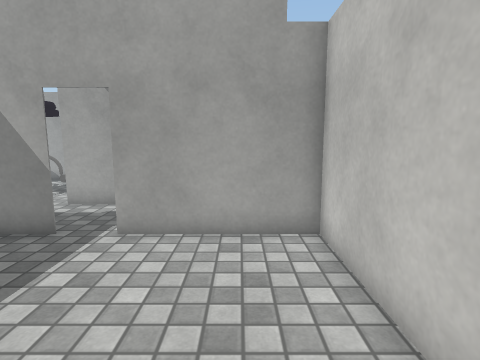
view 1 (above)

21 first-person views from a walk through a 3-D level made in the Unity game engine. The camera is 1.3 m above the floor, tilts 8° down and sees 80° across. The floor is counted in squares, 0.53 m on a side. Each view is taken from the middle of a square. On the plan, view 1 faces up. The plan holds only what a view shows up to about 19 squares ahead; the rest is blank. The place goes on beyond the plan. The player is left out. Some surface patterns are stand-ins.

view 2
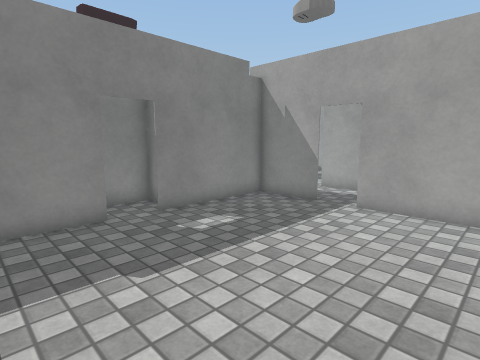

view 3
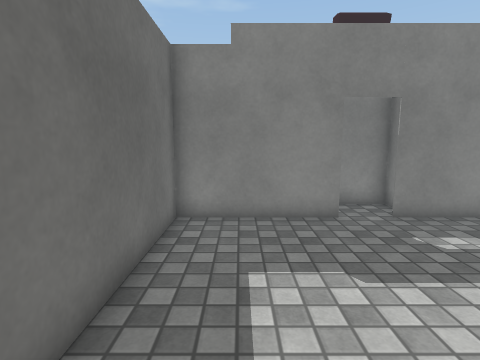

view 4
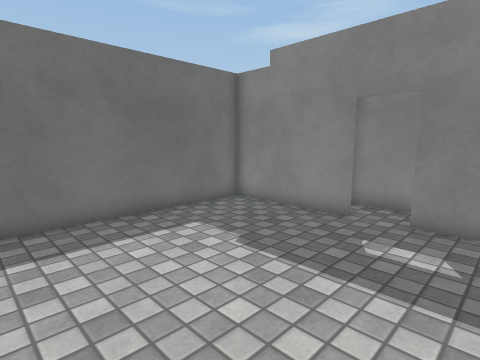

view 5
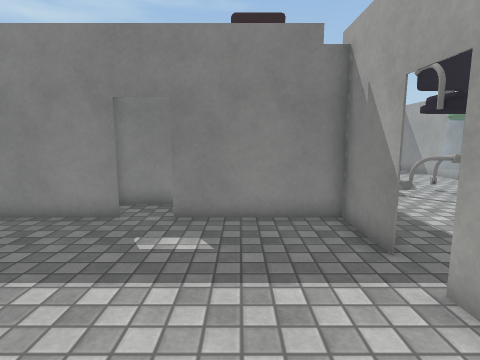

view 6
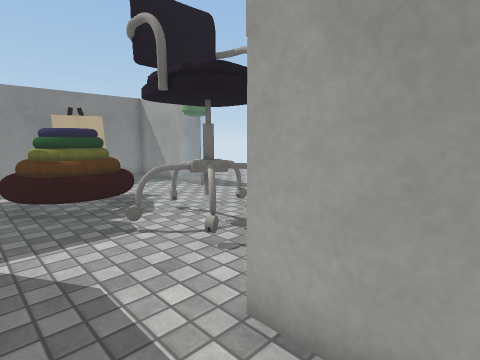

view 7
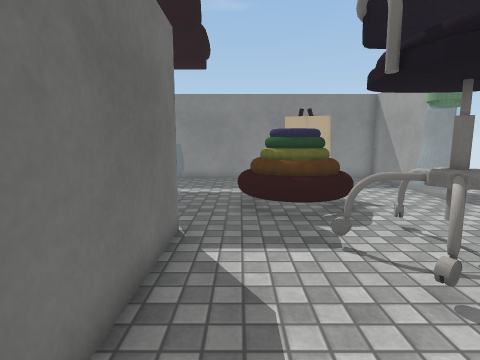

view 8
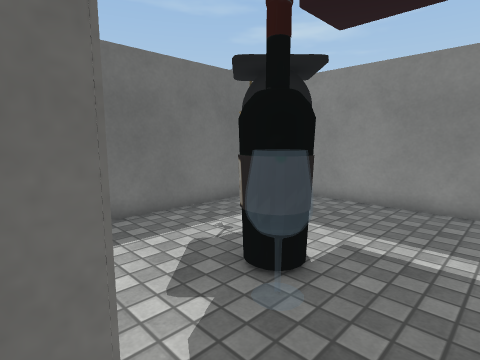

view 9
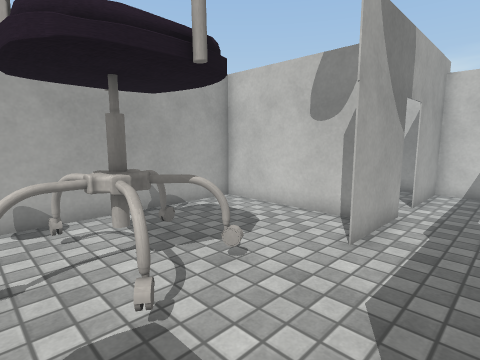

view 10
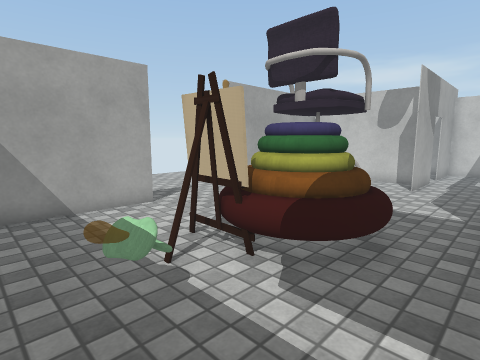

view 11
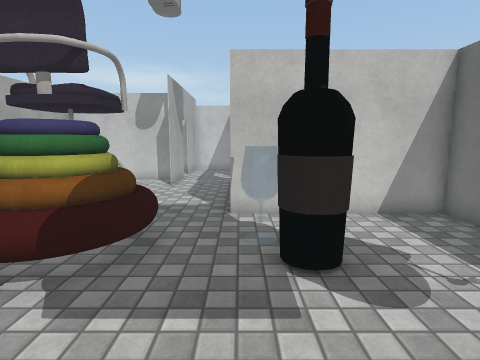

view 12
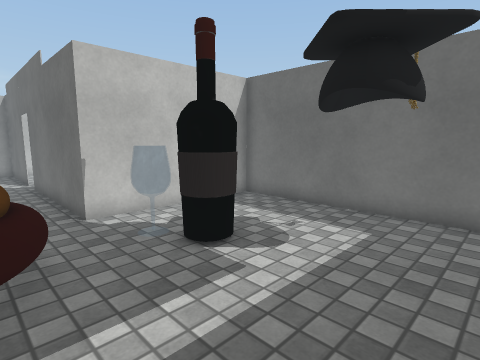

view 13
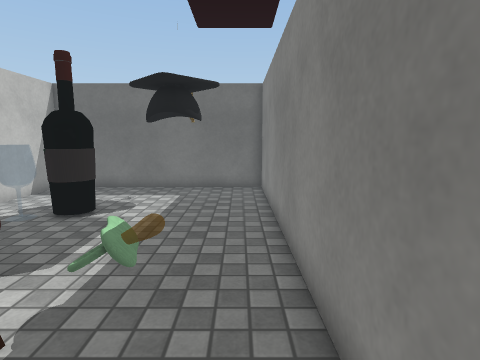

view 14
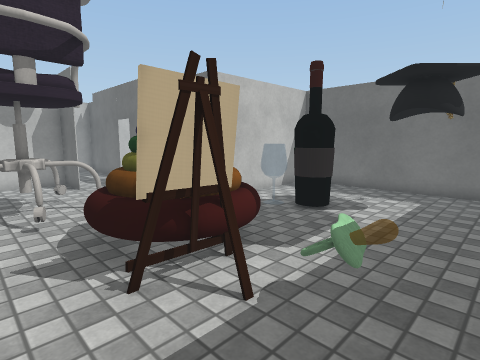

view 15
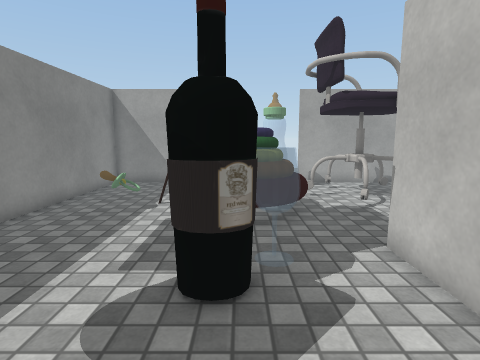

view 16
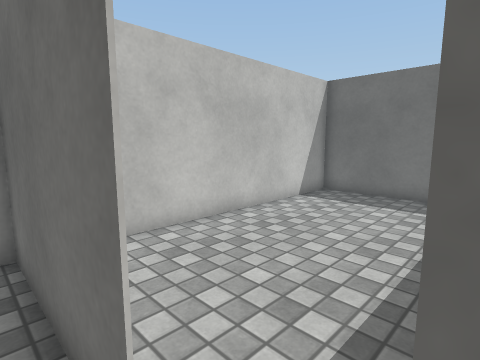

view 17
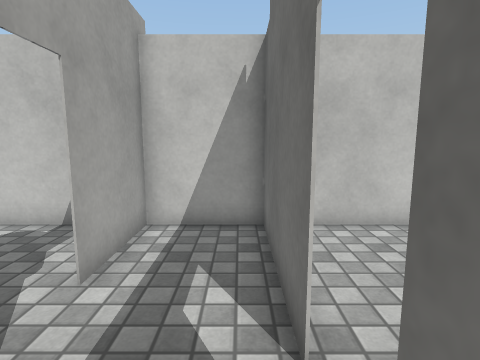

view 18
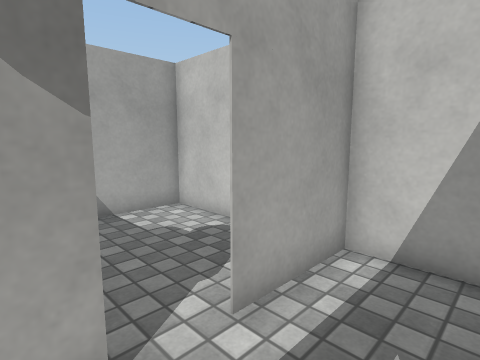

view 19
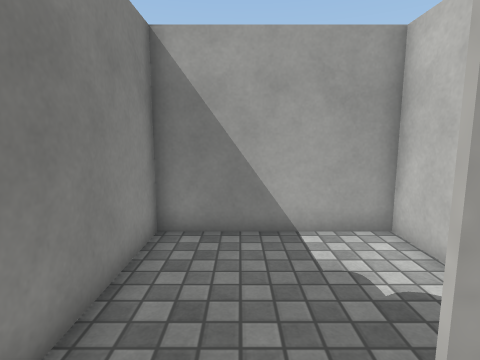

view 20
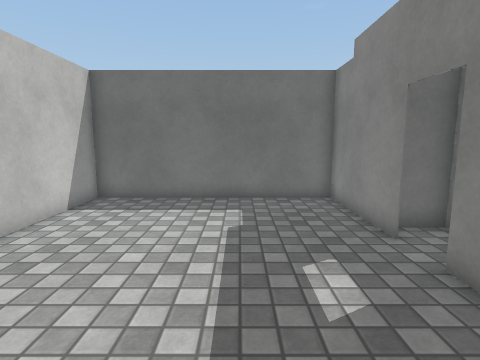

view 21
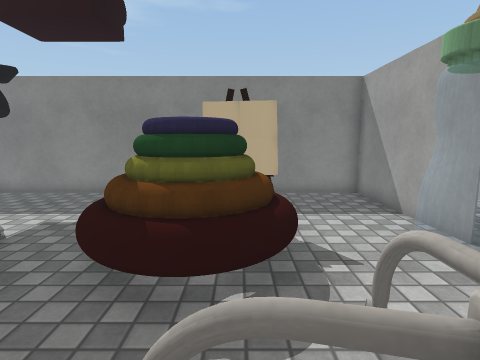

### Floor plan
Ten units are one square. View 1 is at (0, 0); x grows to the right and y downward. Boxes are objects, and circles mark ways between rooms. Rooms are numbered by the first view taken in them; rooms with no view inside come last. Other rooms are left out.
<svg viewBox="-236 -180 262 235">
<path fill="none" stroke="#000" d="M-79 -2 -79 50 21 50 21 -70M-48 -73 -79 -73 -79 -19M21 -73 -33 -73M-30 -107 -66 -107M-33 -73 21 -73M-65 -73 -48 -73M21 -107 -15 -107M21 -70 21 -110M-164 -175 -231 -175 -231 -2 -126 -2 -126 -73 -65 -73M-66 -108 -43 -108 -43 -175M-41 -175 -128 -175M21 -110 21 -175 -41 -175M-42 -175 -42 -124M-91 -26 -98 -26 -98 8 -84 8"/>
<rect x="-215" y="-115" width="20" height="10" fill="#bbb"><title>other object</title></rect>
<rect x="-195" y="-135" width="20" height="30" fill="#bbb"><title>other object</title></rect>
<rect x="-185" y="-35" width="10" height="10" fill="#bbb"><title>other object</title></rect>
<rect x="-185" y="-135" width="50" height="50" fill="#bbb"><title>other object</title></rect>
<rect x="-175" y="-65" width="20" height="20" fill="#bbb"><title>other object</title></rect>
<rect x="-155" y="-165" width="20" height="20" fill="#bbb"><title>bottle</title></rect>
<rect x="-135" y="-155" width="50" height="40" fill="#bbb"><title>other object</title></rect>
<circle cx="-40" cy="-70" r="3" fill="#2a7"/>
<circle cx="-80" cy="-10" r="3" fill="#2a7"/>
<circle cx="-55" cy="-90" r="3" fill="#2a7"/>
<circle cx="-25" cy="-110" r="3" fill="#2a7"/>
<text x="-30" y="-10">1</text>
<text x="-30" y="-90">2</text>
<text x="-150" y="-100">3</text>
<text x="-10" y="-140">4</text>
<text x="-90" y="-10">5</text>
</svg>
Room 1 opens to room 2. Room 1 opens to room 5. Room 2 opens to room 3. Room 2 opens to room 4.

Where each view was taken, in squares from view 1:
view 1: 0 up, 0 right, facing up
view 2: 3 down, 1 right, facing up-left
view 3: 3 down, 1 right, facing left
view 4: 4 up, 1 right, facing down-left
view 5: 4 up, 1 right, facing left
view 6: 8 up, 4 left, facing up-left
view 7: 9 up, 5 left, facing left
view 8: 9 up, 12 left, facing down-left
view 9: 8 up, 13 left, facing up-right
view 10: 7 up, 22 left, facing up-right
view 11: 7 up, 22 left, facing right
view 12: 10 up, 22 left, facing down-right
view 13: 15 up, 22 left, facing down
view 14: 15 up, 22 left, facing down-right
view 15: 1 up, 16 left, facing up
view 16: 8 up, 5 left, facing down-right
view 17: 8 up, 6 left, facing right
view 18: 8 up, 4 left, facing up-right
view 19: 10 up, 2 left, facing up
view 20: 7 up, 4 left, facing down
view 21: 12 up, 10 left, facing left
